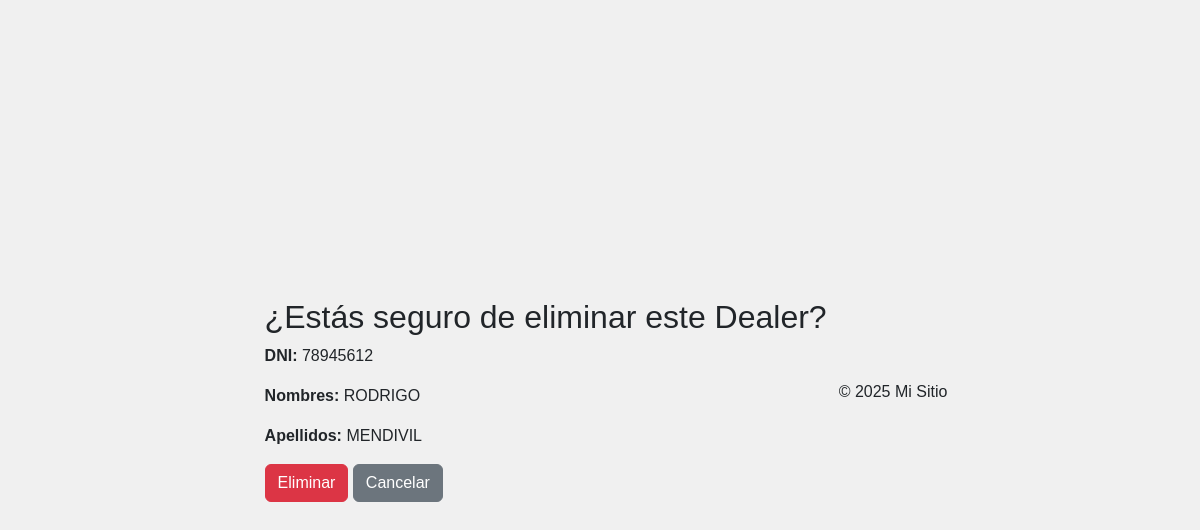
The app's page /dealers/eliminar/7/, older data.
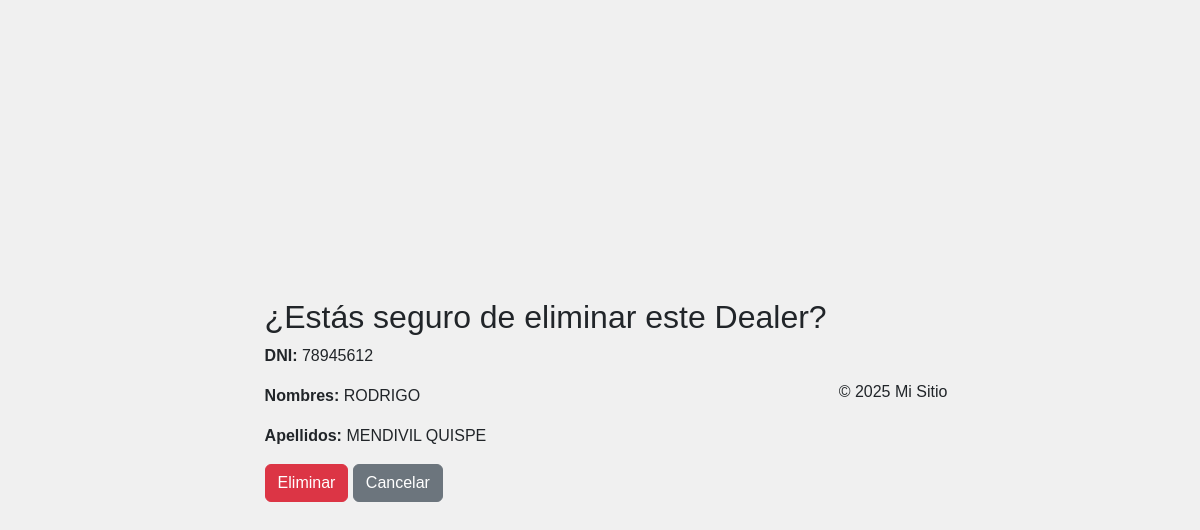
The same page, newer data.
### app_apay/models.py (models this page shows, shortened)
class Dealer(models.Model):
    ESTADO_CHOICES = [
        ('DISPONIBLE', 'Disponible'),
        ('OCUPADO', 'Ocupado'),
    ]
    dni = models.CharField(max_length=8, unique=True)  # DNI del repartidor
    nombres = models.CharField(max_length=100)  # Nombres del repartidor
    apellidos = models.CharField(max_length=100)  # Apellidos del repartidor
    placa = models.CharField(max_length=10, unique=True)  # Placa del vehículo
    estado = models.CharField(max_length=10, choices=ESTADO_CHOICES, default='DISPONIBLE')  # Estado del repartidor
    fotocheck = models.ImageField(upload_to='fotochecks/')  # Foto del repartidor

### app_apay/views.py (the view)
# urls.py: path('dealers/eliminar/<int:id>/', views.eliminar_dealer, name='eliminar_dealer'),
def eliminar_dealer(request, id):
    dealer = get_object_or_404(Dealer, id=id)
    if request.method == 'POST':
        dealer.delete()
        return redirect('listar_dealers')
    return render(request, 'dealers/confirmar_eliminar_dealer.html', {'dealer': dealer})

### app_apay/templates/dealers/confirmar_eliminar_dealer.html (shortened to what this page needs)
{% extends "base.html" %}
{% block content %}
<div class="container">
    <h2>¿Estás seguro de eliminar este Dealer?</h2>
    <p><strong>DNI:</strong> {{ dealer.dni }}</p>
    <p><strong>Nombres:</strong> {{ dealer.nombres }}</p>
    <p><strong>Apellidos:</strong> {{ dealer.apellidos }}</p>
    <form method="post">
        <button type="submit" class="btn btn-danger">Eliminar</button>
        <a href="{% url 'listar_dealers' %}" class="btn btn-secondary">Cancelar</a>
    </form>
</div>
{% endblock %}

Row changes from the older to the newer data that the page shows:
changed Dealer "RODRIGO": apellidos "MENDIVIL" → "MENDIVIL QUISPE"
